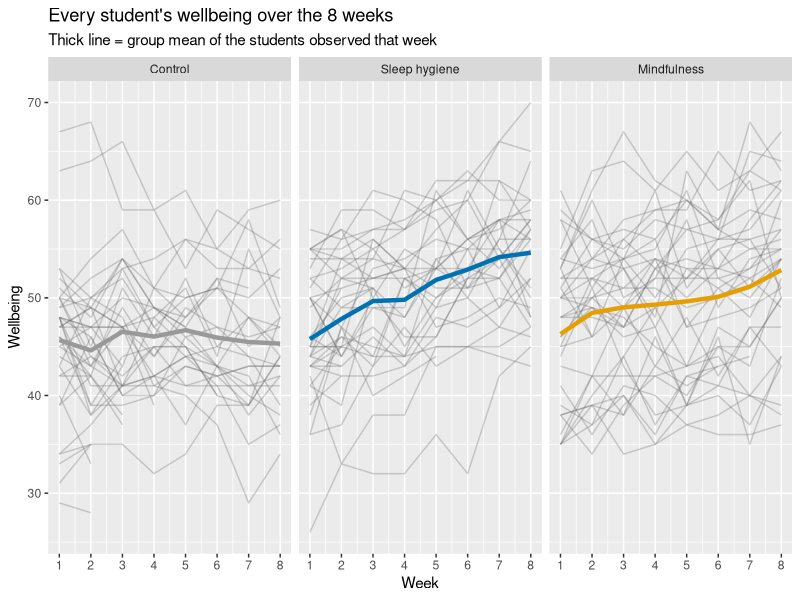
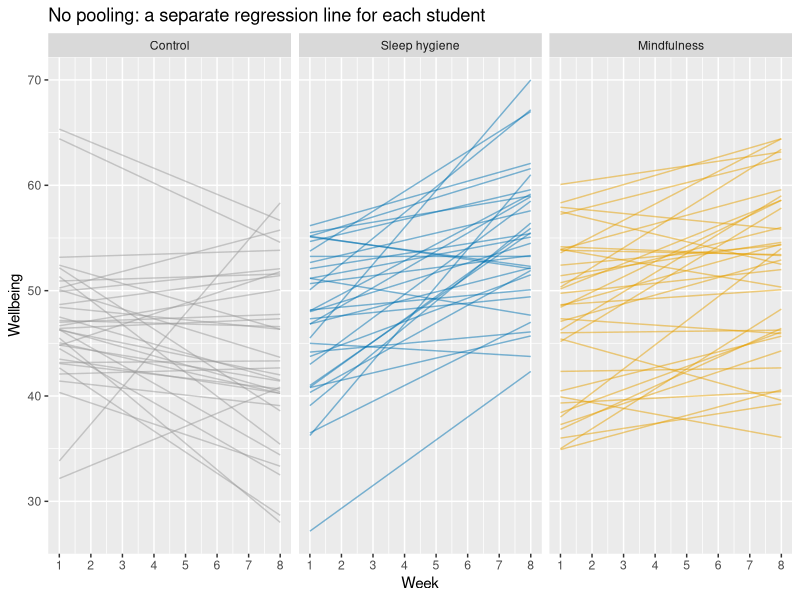
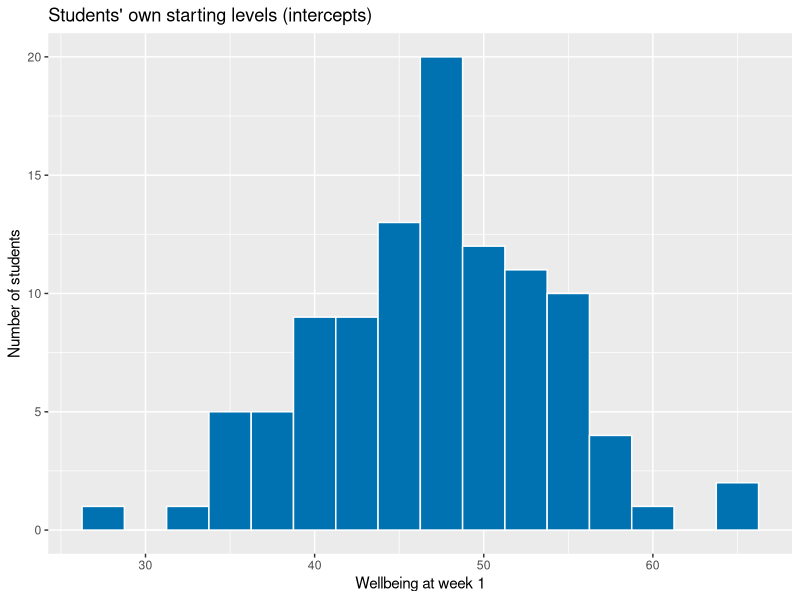
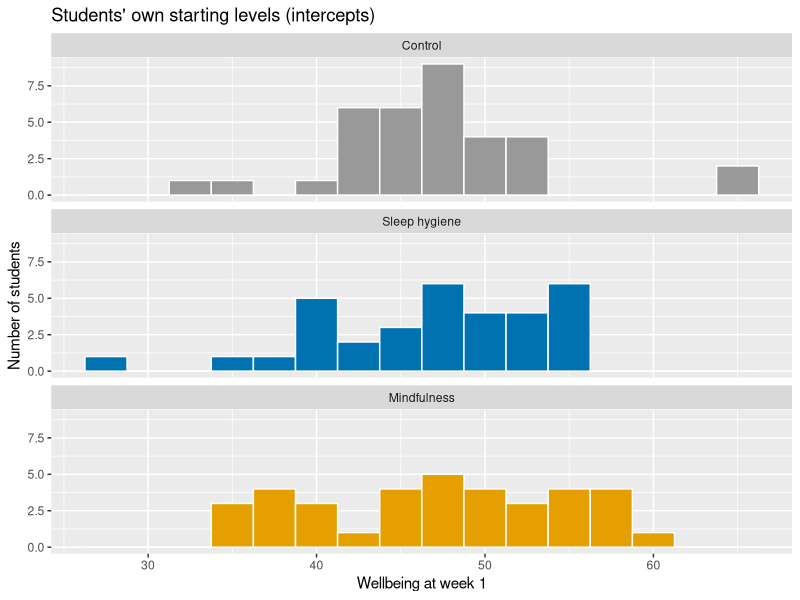
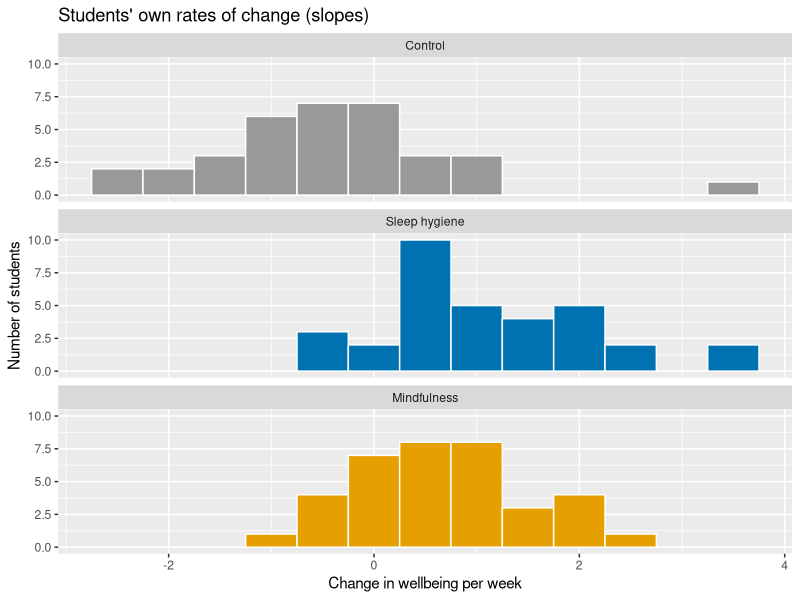
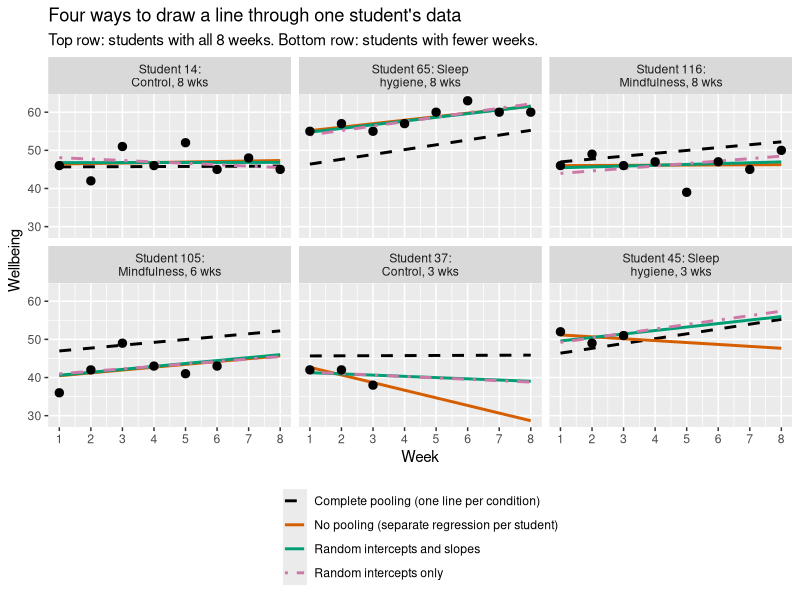
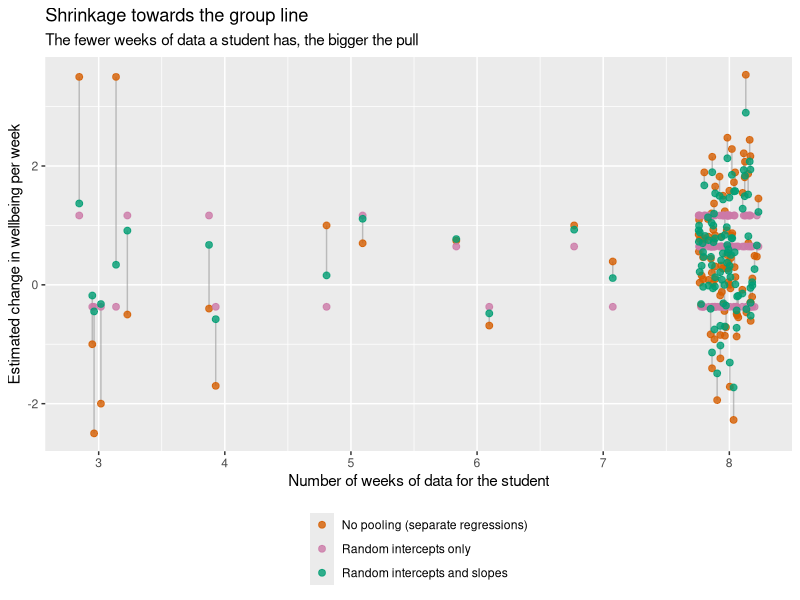
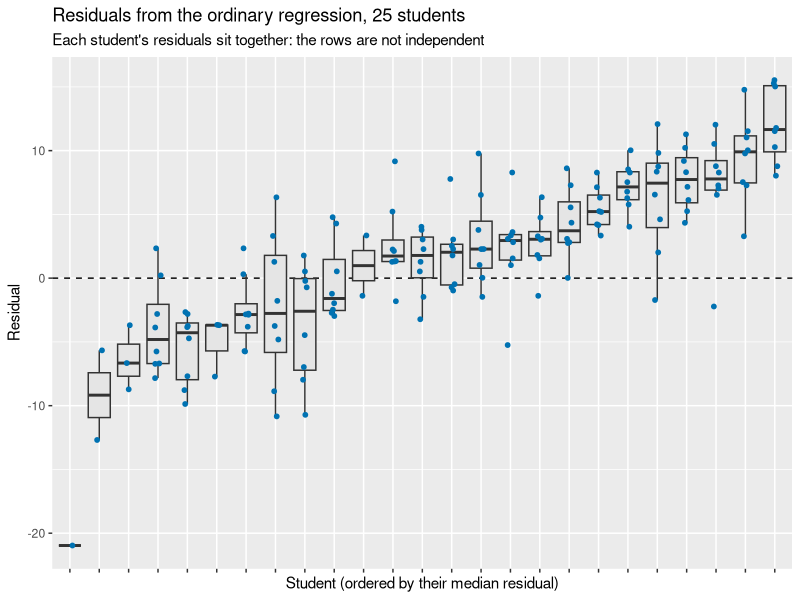

Here is the R script that generated these plots, in order:
## ---- chunk 1
#| echo: false
df <- read.csv("data/sleep_study_mixed.csv")
## ---- chunk 2
# Wide to long, exactly as in 03_plots_ggplot2.R. values_drop_na = TRUE drops the
# empty cells left by students who dropped out, so each row is a real observation.
library(tidyr)
df_long <- pivot_longer(df,
                cols            = week_1:week_8,
                names_to        = "week",
                names_prefix    = "week_",
                names_transform = as.integer,
                values_to       = "wellbeing",
                values_drop_na  = TRUE)
## ---- chunk 3

cond_levels <- c("Control", "Sleep hygiene", "Mindfulness")
df_long$condition <- factor(df_long$condition, levels = cond_levels)
df$condition <- factor(df$condition, levels = cond_levels)
## ---- chunk 4
# week0 = week - 1, so that week0 = 0 is the start of the study and the intercept
# means "wellbeing at week 1". (Centring time is a decision we always have to make.)
df_long$week0 <- df_long$week - 1

## ---- chunk 5
# How many observations does each student have?
n_obs <- table(df_long$id)
#this prints the number of weeks in the top row, and the number of students with that many weeks data in the row below
table(n_obs) 

#we will also add this as a new variable to our df_long data frame
df_long$n_obs <- as.integer(n_obs[as.character(df_long$id)])
## ---- chunk 6
head(df_long)
## ---- chunk 7
cond_cols <- c("Control" = "#999999", "Sleep hygiene" = "#0072B2", "Mindfulness" = "#E69F00")

## ---- chunk 8
library(ggplot2)
ggplot(df_long, aes(x = week, y = wellbeing, group = id)) +
  geom_line(alpha = 0.3, colour = "grey40") +
  stat_summary(aes(group = condition, colour = condition),
               fun = mean, geom = "line", linewidth = 1.5) +
  facet_wrap(~ condition) +
  scale_colour_manual(values = cond_cols) +
  scale_x_continuous(breaks = 1:8) +
  labs(title = "Every student's wellbeing over the 8 weeks",
       subtitle = "Thick line = group mean of the students observed that week",
       x = "Week", y = "Wellbeing") +
  theme(legend.position = "none")
## ---- chunk 9
fit_one_student <- function(d) {
  if (nrow(d) < 3) {
    return(data.frame(id = d$id[1], intercept = NA, slope = NA, n_obs = nrow(d)))
  }
  b <- coef(lm(wellbeing ~ week0, data = d))
  data.frame(id = d$id[1], intercept = b[[1]], slope = b[[2]], n_obs = nrow(d))
}

## ---- chunk 10
person_fits <- do.call(rbind, lapply(split(df_long, df_long$id), fit_one_student))
person_fits$condition <- df$condition[match(person_fits$id, df$id)]
head(person_fits)             # 120 little regressions: one intercept and one slope each
## ---- chunk 11
# Students with only 1 or 2 observations have NA here: we can't fit a line to them.
# (Remember this: the mixed model WILL be able to say something about them.)
fits_ok <- person_fits[!is.na(person_fits$slope), ]
nrow(fits_ok)                 # students we could fit separately
## ---- chunk 12
# Draw all the separate lines
ggplot(fits_ok) +
  geom_segment(aes(x = 1, xend = 8,
                   y = intercept, yend = intercept + 7 * slope,
                   colour = condition), alpha = 0.5) +
  facet_wrap(~ condition) +
  scale_colour_manual(values = cond_cols) +
  scale_x_continuous(breaks = 1:8) +
  labs(title = "No pooling: a separate regression line for each student",
       x = "Week", y = "Wellbeing") +
  theme(legend.position = "none")
## ---- chunk 13
# How much do the intercepts and slopes vary?
ggplot(fits_ok, aes(x = intercept)) +
  geom_histogram(binwidth = 2.5, fill = "#0072B2", colour = "white") +
  labs(title = "Students' own starting levels (intercepts)",
       x = "Wellbeing at week 1", y = "Number of students")
## ---- chunk 14
#same but split by group
ggplot(fits_ok, aes(x = intercept, fill = condition)) +
  geom_histogram(binwidth = 2.5, colour = "white") +
  facet_wrap(~ condition, ncol = 1) +
  scale_fill_manual(values = cond_cols) +
  labs(title = "Students' own starting levels (intercepts)",
       x = "Wellbeing at week 1", y = "Number of students") +
  theme(legend.position = "none")

## ---- chunk 15

ggplot(fits_ok, aes(x = slope, fill = condition)) +
  geom_histogram(binwidth = 0.5, colour = "white") +
  facet_wrap(~ condition, ncol = 1) +
  scale_fill_manual(values = cond_cols) +
  labs(title = "Students' own rates of change (slopes)",
       x = "Change in wellbeing per week", y = "Number of students") +
  theme(legend.position = "none")



## ---- chunk 16
# Ignores which student each row belongs to. Everyone in a condition gets the same line.
m_complete <- lm(wellbeing ~ week0 * condition, data = df_long)

## ---- chunk 17
library(lmerTest)
#We can also fit a model that allows students to have their own intercept (1 | id)
m_intercepts <- lmer(wellbeing ~ week0 * condition + (1 | id), data = df_long)
summary(m_intercepts)
## ---- chunk 18
# (1 + week0 | id) = "every student gets their own intercept AND their own slope,
#                     but these come from a common distribution".
# Students with lots of data are estimated mostly from their own data.
# Students with little data are pulled ("shrunk") towards their group's line.
m_partial <- lmer(wellbeing ~ week0 * condition + (1 + week0 | id), data = df_long)
summary(m_partial)
## ---- chunk 19

set.seed(7)
choose_student <- function(cond, complete) {
  pf <- person_fits[person_fits$condition == cond & person_fits$n_obs >= 3, ]
  pf <- if (complete) pf[pf$n_obs == 8, ] else pf[pf$n_obs == min(pf$n_obs), ]
  pf$id[sample.int(nrow(pf), 1)]
}
chosen <- c(sapply(cond_levels, choose_student, complete = TRUE),
            sapply(cond_levels, choose_student, complete = FALSE))

grid <- expand.grid(id = chosen, week0 = 0:7)
grid$condition <- factor(df$condition[match(grid$id, df$id)], levels = cond_levels)
grid$n_obs     <- person_fits$n_obs[match(grid$id, person_fits$id)]

grid$`Random intercepts only` <- predict(m_intercepts, newdata = grid)
grid$`Complete pooling (one line per condition)`   <- predict(m_complete, newdata = grid)
grid$`Random intercepts and slopes` <- predict(m_partial, newdata = grid)   # includes each student's random effects
pf_match <- match(grid$id, person_fits$id)
grid$`No pooling (separate regression per student)` <- person_fits$intercept[pf_match] +
                                                       person_fits$slope[pf_match] * grid$week0

fits_long <- pivot_longer(grid, cols = starts_with(c("Complete", "Random", "Partial", "No pooling")),
                          names_to = "method", values_to = "predicted")

fits_long$week  <- fits_long$week0 + 1
panel_label <- function(id, condition, n_obs) {
  paste0("Student ", id, ": ", condition, ", ", n_obs, " wks")
}
fits_long$panel <- factor(panel_label(fits_long$id, fits_long$condition, fits_long$n_obs))
# order panels: full-data students first, then students with little data
panel_order <- unique(fits_long$panel[order(-fits_long$n_obs, fits_long$condition)])
fits_long$panel <- factor(fits_long$panel, levels = panel_order)

obs_chosen <- df_long[df_long$id %in% chosen, ]
obs_chosen$panel <- factor(panel_label(obs_chosen$id, obs_chosen$condition, obs_chosen$n_obs),
                           levels = panel_order)

method_cols <- c("Complete pooling (one line per condition)"     = "#000000",
                 "No pooling (separate regression per student)"  = "#D55E00",
                 "Random intercepts only"                        = "#CC79A7",
                 "Random intercepts and slopes"                 = "#009E73")
method_lty  <- c("Complete pooling (one line per condition)"     = "dashed",
                 "No pooling (separate regression per student)"  = "solid",
                 "Random intercepts only"                        = "dotdash",
                 "Random intercepts and slopes"                  = "solid")
ggplot() +
  geom_line(data = fits_long, aes(x = week, y = predicted, colour = method, linetype = method),
            linewidth = 1, na.rm = TRUE) +
  geom_point(data = obs_chosen, aes(x = week, y = wellbeing), size = 2.5) +
  facet_wrap(~ panel, ncol = 3, labeller = label_wrap_gen(20)) +
  scale_colour_manual(values = method_cols) +
  scale_linetype_manual(values = method_lty) +
  scale_x_continuous(breaks = 1:8) +
  labs(title = "Four ways to draw a line through one student's data",
       subtitle = "Top row: students with all 8 weeks. Bottom row: students with fewer weeks.",
       x = "Week", y = "Wellbeing", colour = NULL, linetype = NULL) +
  theme(legend.position = "bottom", legend.direction = "vertical")

## ---- chunk 20
students <- unique(df_long[, c("id", "condition")])

slope_from <- function(model) {
  predict(model, newdata = transform(students, week0 = 1)) -
    predict(model, newdata = transform(students, week0 = 0))
}

students$slope_partial    <- slope_from(m_partial)      # random intercepts and slopes
students$slope_intercepts <- slope_from(m_intercepts)   # random intercepts only: every student gets their group's slope
students$slope_group      <- slope_from(m_complete)     # complete pooling (ordinary regression)
students$slope_none       <- person_fits$slope[match(students$id, person_fits$id)]
students$n_obs            <- person_fits$n_obs[match(students$id, person_fits$id)]

shrink <- students[!is.na(students$slope_none), ]       # students we could fit separately

set.seed(10)                                            # keeps the jitter the same every time
shrink$x_jit <- shrink$n_obs + runif(nrow(shrink), -0.25, 0.25)

shrink_cols <- c("No pooling (separate regressions)" = "#D55E00",
                 "Random intercepts only"            = "#CC79A7",
                 "Random intercepts and slopes"      = "#009E73")

ggplot(shrink, aes(x = x_jit)) +
  geom_segment(aes(xend = x_jit, y = slope_none, yend = slope_partial), colour = "grey60", alpha = 0.6) +
  geom_point(aes(y = slope_none,        colour = "No pooling (separate regressions)"), size = 2, alpha = 0.8) +
  geom_point(aes(y = slope_intercepts,  colour = "Random intercepts only"),            size = 2, alpha = 0.8) +
  geom_point(aes(y = slope_partial,     colour = "Random intercepts and slopes"),      size = 2, alpha = 0.8) +
  scale_colour_manual(values = shrink_cols, breaks = names(shrink_cols)) +
  scale_x_continuous(breaks = 3:8) +
  labs(title = "Shrinkage towards the group line",
       subtitle = "The fewer weeks of data a student has, the bigger the pull",
       x = "Number of weeks of data for the student",
       y = "Estimated change in wellbeing per week", colour = NULL) +
  theme(legend.position = "bottom", legend.direction = "vertical")

# Students with only 1 or 2 observations could not be fitted separately at all,
# but the mixed models still give them a sensible line (mostly their group's line):
students[students$n_obs < 3, c("id", "condition", "n_obs", "slope_intercepts", "slope_partial")]



## ---- chunk 21
fmt  <- function(x, d = 2) sprintf(paste0("%.", d, "f"), x)
fmtp <- function(p) ifelse(p < .001, "< .001", sub("^0\\.", ".", formatC(p, format = "f", digits = 3)))
## ---- chunk 22
colSums(!is.na(df[, paste0("week_", 1:8)]))    # students still in the study at each week
has_all_weeks <- complete.cases(df)             # TRUE = provided all 8 weeks
table(Condition = df$condition, `All 8 weeks` = has_all_weeks)
# Dropout is not even across groups, and (by design) it is more likely after a low score.

## ---- chunk 23
library(rstatix)

completers <- df$id[has_all_weeks]
cc <- df_long[df_long$id %in% completers, ]
cc$id     <- factor(cc$id)
cc$week_f <- factor(cc$week, levels = 1:8, labels = paste0("wk", 1:8))

length(completers)           # students left (out of 120)
nrow(cc)                     # observations left (out of 802)

rm_res <- anova_test(data = cc, dv = wellbeing, wid = id,
                     between = condition, within = week_f)
rm_res                       # includes Mauchly's test and the GG/HF corrections
get_anova_table(rm_res)      # the ANOVA table, with the sphericity correction applied

## ---- chunk 24
# Uses every observation, with week as a number (so we get "points per week"). 
m_lm <- lm(wellbeing ~ week0 * condition, data = df_long)
summary(m_lm)

## ---- chunk 25
set.seed(3)
some_students <- sample(unique(df_long$id), 25)
resid_df <- data.frame(student = factor(df_long$id), resid = resid(m_lm))
resid_df <- resid_df[resid_df$student %in% some_students, ]
resid_df$student <- reorder(resid_df$student, resid_df$resid, FUN = median)

ggplot(resid_df, aes(x = student, y = resid)) +
  geom_hline(yintercept = 0, linetype = "dashed") +
  geom_boxplot(outlier.shape = NA, fill = "grey90") +
  geom_jitter(width = 0.1, size = 1.3, colour = "#0072B2") +
  labs(title = "Residuals from the ordinary regression, 25 students",
       subtitle = "Each student's residuals sit together: the rows are not independent",
       x = "Student (ordered by their median residual)", y = "Residual") +
  theme(axis.text.x = element_blank())
## ---- chunk 26
m0 <- lmer(wellbeing ~ 1 + (1 | id), data = df_long)
summary(m0) 
vc <- as.data.frame(VarCorr(m0))
icc <- vc$vcov[vc$grp == "id"] / sum(vc$vcov)
icc          # intraclass correlation: the proportion of variance that is between students
# An ICC this high means observations from the same student are very similar: far from independent.
## ---- chunk 27
m_ri <- lmer(wellbeing ~ week0 * condition + (1 | id), data = df_long)
summary(m_ri) 
## ---- chunk 28
m_rs <- lmer(wellbeing ~ week0 * condition + (1 + week0 | id), data = df_long)



summary(m_rs)          # our final model
anova(m_rs)            # F-tests (Satterthwaite degrees of freedom)
## ---- chunk 29
anova(m_ri, m_rs)     
## ---- chunk 30
anova(m0, m_ri, m_rs)
